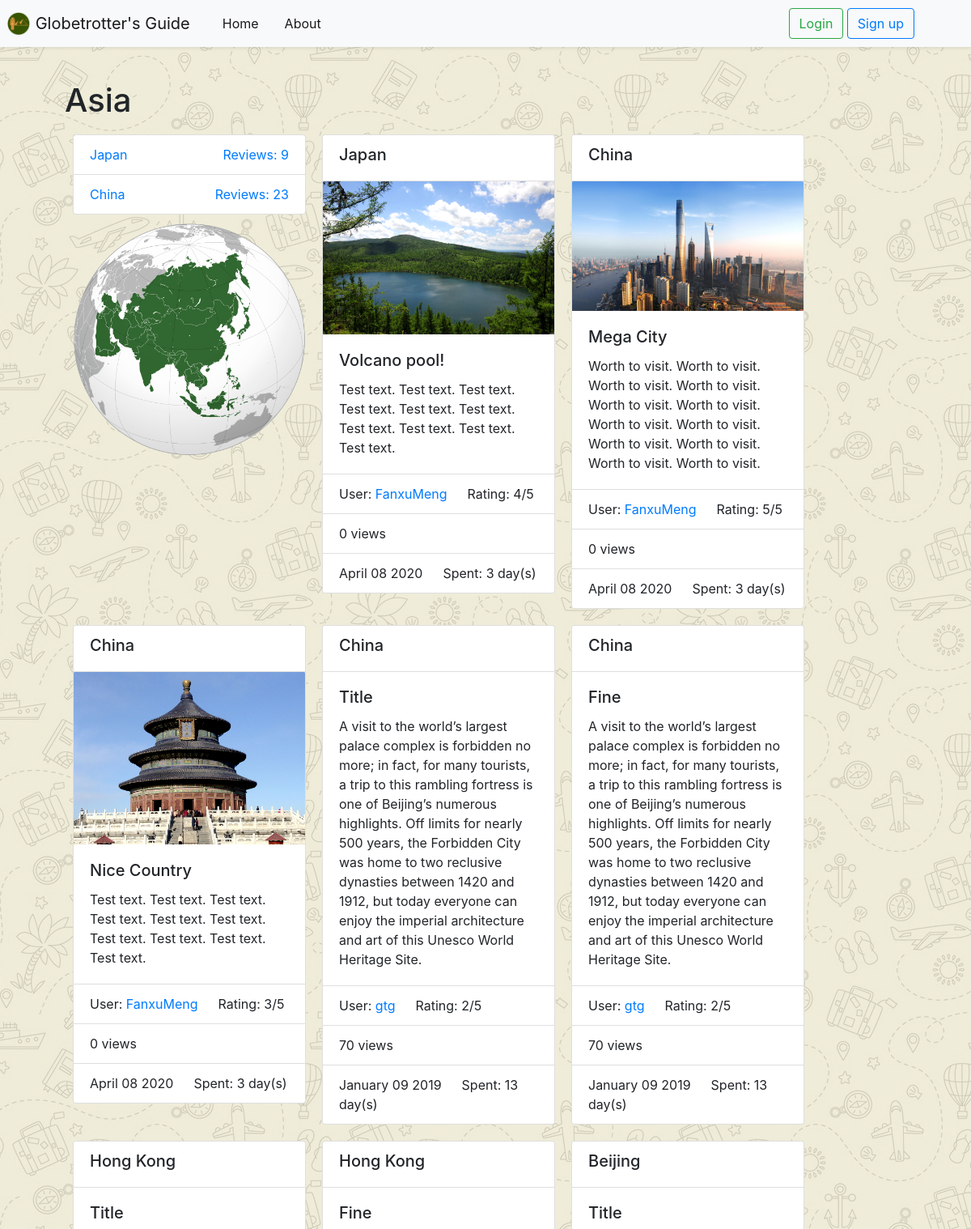
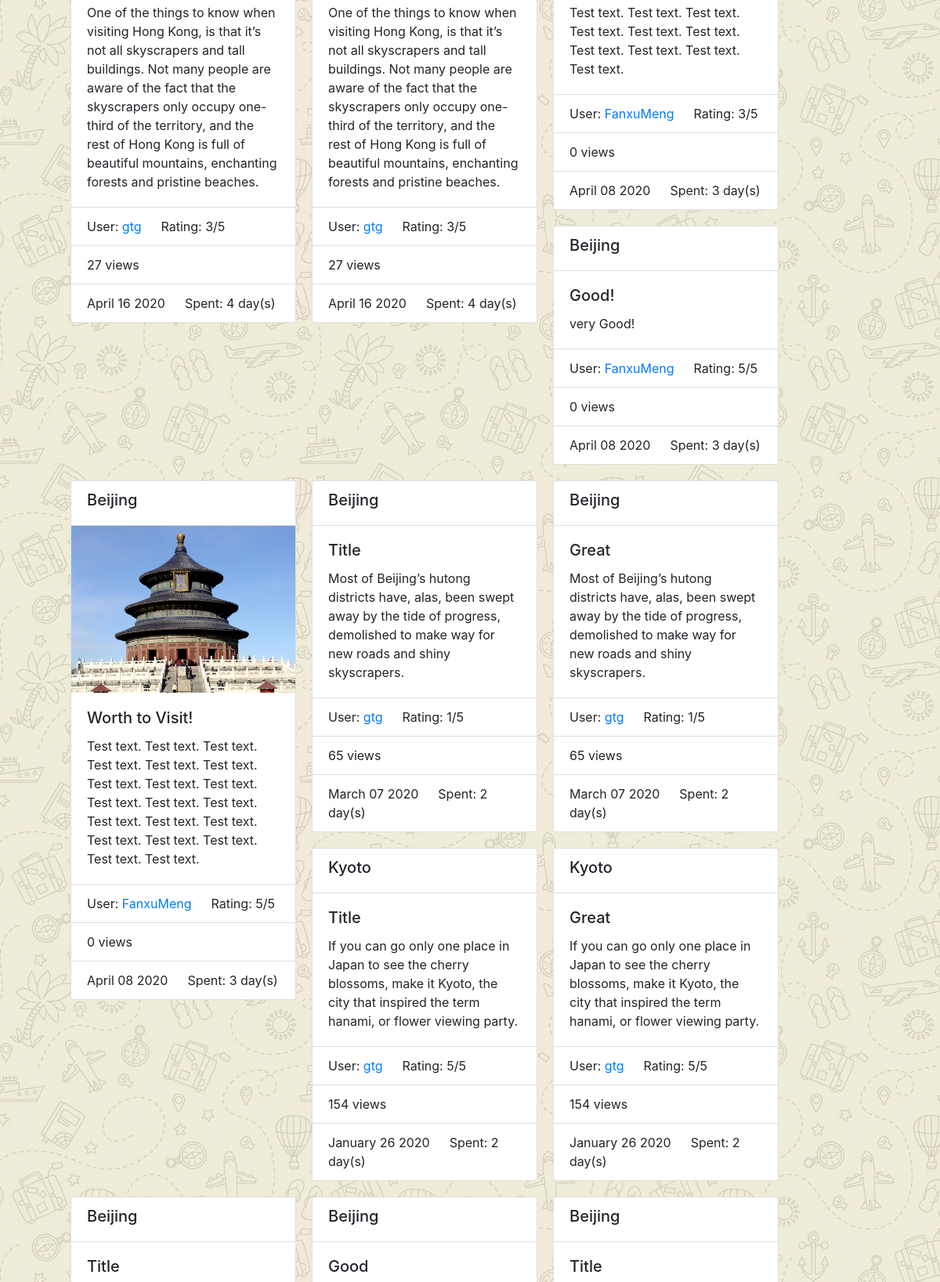
The page /GlobetrottersGuide/asia/ (upper part) on the database its author committed (2 pictures, top to bottom).
### GlobetrottersGuide/models.py (models this page shows, shortened)
class Continent(models.Model):
    NAME_MAX_LENGTH = 128
    name = models.CharField(max_length=128, unique=True)
    likes = models.IntegerField(default=0)
    views = models.IntegerField(default=0)
    slug = models.SlugField(unique=True)
    reviewNum = 0

class Country(models.Model):
    NAME_MAX_LENGTH = 128
    continent = models.ForeignKey(Continent, on_delete=models.CASCADE)
    name = models.CharField(max_length=128, unique=True)
    views = models.IntegerField(default=0)
    likes = models.IntegerField(default=0)
    flag = models.ImageField(upload_to='flags',blank=True)
    slug = models.SlugField(unique=True)
    reviewNum = 0
    class Meta:
        verbose_name_plural = 'Countries'

class countryReview(models.Model):
    TEXT_MAX_LENGTH = 2000
    RATING_CHOICES = (
        (1, '1'),
        (2, '2'),
        (3, '3'),
        (4, '4'),
        (5, '5'),
    )
    user = models.ForeignKey(User, on_delete=models.CASCADE)
    belong_country = models.ForeignKey(Country, on_delete=models.CASCADE)
    publish_date = models.DateTimeField('date published')
    views = models.IntegerField(default=0)
    likes = models.IntegerField(default=0)
    timeSpent = models.DurationField(blank=False)
    image = models.ImageField(upload_to='review_images', blank=True)
    title = models.CharField(max_length=128, default='Title')
    text = models.TextField(max_length=2000, blank=False)
    rating = models.IntegerField(choices=RATING_CHOICES)

class cityReview(models.Model):
    TEXT_MAX_LENGTH = 2000
    RATING_CHOICES = (
        (1, '1'),
        (2, '2'),
        (3, '3'),
        (4, '4'),
        (5, '5'),
    )
    user = models.ForeignKey(User, on_delete=models.CASCADE)
    belong_city = models.ForeignKey(City, on_delete=models.CASCADE)
    publish_date = models.DateTimeField('date published')
    views = models.IntegerField(default=0)
    likes = models.IntegerField(default=0)
    timeSpent = models.DurationField(blank=False)
    image = models.ImageField(upload_to='review_images', blank=True)
    title = models.CharField(max_length=128, default='Title')
    text = models.TextField(max_length=2000, blank=False)
    rating = models.IntegerField(choices=RATING_CHOICES)

class City(models.Model):
    NAME_MAX_LENGTH = 128
    country = models.ForeignKey(Country, on_delete=models.CASCADE)
    name = models.CharField(max_length=128, unique=True)
    views = models.IntegerField(default=0)
    likes = models.IntegerField(default=0)
    slug = models.SlugField(unique=True)
    reviewNum = 0
    def getCountrySlug(self):
        return self.country.slug
    class Meta:
        verbose_name_plural = 'Cities'

### GlobetrottersGuide/views.py (the view)
def home_continent(request,continent_name_slug):
    context_dict = {}
    try:
        continent = Continent.objects.get(slug=continent_name_slug)
        country_list = Country.objects.filter(continent=continent).order_by('-views')[:10]
        country_review_list = countryReview.objects.filter(belong_country__continent=continent).order_by('-publish_date')
        city_review_list = cityReview.objects.filter(belong_city__country__continent=continent).order_by('-publish_date')
        context_dict['continent'] = continent
        context_dict['countries'] = country_list
        context_dict['country_reviews'] = country_review_list
        context_dict['city_reviews'] = city_review_list
    except Country.DoesNotExist:
        context_dict['countries'] = None
        context_dict['reviews'] = None
    for country in country_list:
            country.reviewNum = getCountryReviewNum(country.slug)
    return render(request, 'GlobetrottersGuide/home_continent.html', context=context_dict)

### GlobetrottersGuide/views.py (called while the page is built)
def getCountryReviewNum(country_slug):
    count = 0
    for review in cityReview.objects.all():
        if review.belong_city.getCountrySlug() == country_slug:
            count+=1
    for review in countryReview.objects.all():
        if review.belong_country.slug == country_slug:
            count+=1
    return count

### templates/GlobetrottersGuide/home_continent.html
<!DOCTYPE html>
{% extends 'GlobetrottersGuide/base.html' %}
{% load staticfiles %}
{% load gtg_template_tags %}
{%block title_block %}
    <h1>{{ continent.name }}</h1>
{% endblock %}
{% block body_block %}
<div style="float:left;">
    <ul class="list-group" style="margin:10px;width:18rem;">
        {% if countries %}
            {% for country in countries %}
            <li class="list-group-item">
                <a href="{% url 'GlobetrottersGuide:country' continent.slug country.slug %}">{{ country.name }}
                    <span style="float:right">Reviews: {{ country.reviewNum }}</span>
                </a>
            </li>
            {% endfor %}
        {% else %}
            <li class="list-group-item">There is no country in database.</li>
        {% endif %}
    </ul>
    {% with 'continent/'|add:continent.slug|add:'-0.png' as img %}
        <div style="margin:10px;width:18rem;height:18rem;">
          <img src="{% static img %}" class="d-block w-100" alt="">
        </div>
    {% endwith %}
</div>
    {% if country_reviews or city_reviews %}
    {% for review in country_reviews %}
        <div class="card" style="width: 18rem;margin:10px;float:left;">
            <ul class="list-group list-group-flush">
                <li class="list-group-item">
                    <h5>{{ review.belong_country.name }}</h5>
                </li>
            </ul>
            {% if review.image %}
            <img src="{{ review.image.url }}" class="card-img-top" alt="No Image">
            {% endif %}
            <div class="card-body">
                <h5 class="card-title">{{ review.title }}</h5>
                <p class="card-text">{{ review.text }}</p>
            </div>
            <ul class="list-group list-group-flush">
                <li class="list-group-item">
                    User:
                    <a href="{% url 'GlobetrottersGuide:UserProfile' review.user.username %}">{{ review.user.username }}</a>
                    &emsp; Rating: {{ review.rating }}/5
                </li>
                <li class="list-group-item">{{ review.views }} views</li>
                <li class="list-group-item">{{ review.publish_date | date:"F d Y" }} &emsp; Spent: {{ review.timeSpent.days }} day(s)</li>
            </ul>
        </div>
    {% endfor %}
        {% for review in city_reviews %}
        <div class="card" style="width: 18rem;margin:10px;float:left;">
            <ul class="list-group list-group-flush">
                <li class="list-group-item">
                    <h5>{{ review.belong_city.name }}</h5>
                </li>
            </ul>
            {% if review.image %}
            <img src="{{ review.image.url }}" class="card-img-top" alt="No Image">
            {% endif %}
            <div class="card-body">
                <h5 class="card-title">{{ review.title }}</h5>
                <p class="card-text">{{ review.text }}</p>
            </div>
            <ul class="list-group list-group-flush">
                <li class="list-group-item">
                    User:
                    <a href="{% url 'GlobetrottersGuide:UserProfile' review.user.username %}">{{ review.user.username }}</a>
                    &emsp; Rating: {{ review.rating }}/5
                </li>
                <li class="list-group-item">{{ review.views }} views &emsp; </li>
                <li class="list-group-item">{{ review.publish_date | date:"F d Y" }} &emsp; Spent: {{ review.timeSpent.days }} day(s)</li>
            </ul>
        </div>
    {% endfor %}
    {% else %}
        <p style="float:left;margin:10px"><h2>No one has reviewed countries in this continent yet.</h2></p>
    {% endif %}
{% endblock %}

### static/css/base-style.css (style rules this page uses)
body { background-image: url("background-bwy.png"); background-color: #cccccc; }

### rows shown on the page
Continent: name "Asia"
Country: name "Japan", reviewNum "9"
Country: name "China", reviewNum "23"
countryReview: belong_country.name "Japan", image (picture), title "Volcano pool!", text "Test text. Test text. Test text. Test text. Test text. Test text. Test text. Test text. Test text. Test text.", user.username "FanxuMeng", rating "4", views "0", publish_date "April 08 2020", timeSpent.days "3"
countryReview: belong_country.name "China", image (picture), title "Mega City", text "Worth to visit. Worth to visit. Worth to visit. Worth to visit. Worth to visit. Worth to visit. Worth to visit. Worth to visit. Worth to visit. Worth to visit. Worth to visit. Worth to visit.", user.username "FanxuMeng", rating "5", views "0", publish_date "April 08 2020", timeSpent.days "3"
countryReview: belong_country.name "China", image (picture), title "Nice Country", text "Test text. Test text. Test text. Test text. Test text. Test text. Test text. Test text. Test text. Test text.", user.username "FanxuMeng", rating "3", views "0", publish_date "April 08 2020", timeSpent.days "3"
countryReview: belong_country.name "China", title "Title", text "A visit to the world’s largest palace complex is forbidden no more; in fact, for many tourists, a trip to this rambling fortress is one of Beijing’s numerous highlights. Off limits for nearly 500 years, the Forbidden City was home to two reclusive dynasties between 1420 and 1912, but today everyone can enjoy the imperial architecture and art of this Unesco World Heritage Site.", user.username "gtg", rating "2", views "70", publish_date "January 09 2019", timeSpent.days "13"
countryReview: belong_country.name "China", title "Fine", text "A visit to the world’s largest palace complex is forbidden no more; in fact, for many tourists, a trip to this rambling fortress is one of Beijing’s numerous highlights. Off limits for nearly 500 years, the Forbidden City was home to two reclusive dynasties between 1420 and 1912, but today everyone can enjoy the imperial architecture and art of this Unesco World Heritage Site.", user.username "gtg", rating "2", views "70", publish_date "January 09 2019", timeSpent.days "13"
cityReview: belong_city.name "Hong Kong", title "Title", text "One of the things to know when visiting Hong Kong, is that it’s not all skyscrapers and tall buildings. Not many people are aware of the fact that the skyscrapers only occupy one-third of the territory, and the rest of Hong Kong is full of beautiful mountains, enchanting forests and pristine beaches.", user.username "gtg", rating "3", views "27", publish_date "April 16 2020", timeSpent.days "4"
cityReview: belong_city.name "Hong Kong", title "Fine", text "One of the things to know when visiting Hong Kong, is that it’s not all skyscrapers and tall buildings. Not many people are aware of the fact that the skyscrapers only occupy one-third of the territory, and the rest of Hong Kong is full of beautiful mountains, enchanting forests and pristine beaches.", user.username "gtg", rating "3", views "27", publish_date "April 16 2020", timeSpent.days "4"
cityReview: belong_city.name "Beijing", title "Title", text "Test text. Test text. Test text. Test text. Test text. Test text. Test text. Test text. Test text. Test text.", user.username "FanxuMeng", rating "3", views "0", publish_date "April 08 2020", timeSpent.days "3"
cityReview: belong_city.name "Beijing", title "Good!", text "very Good!", user.username "FanxuMeng", rating "5", views "0", publish_date "April 08 2020", timeSpent.days "3"
cityReview: belong_city.name "Beijing", image (picture), title "Worth to Visit!", text "Test text. Test text. Test text. Test text. Test text. Test text. Test text. Test text. Test text. Test text. Test text. Test text. Test text. Test text. Test text. Test text. Test text. Test text. Test text. Test text.", user.username "FanxuMeng", rating "5", views "0", publish_date "April 08 2020", timeSpent.days "3"
cityReview: belong_city.name "Beijing", title "Title", text "Most of Beijing’s hutong districts have, alas, been swept away by the tide of progress, demolished to make way for new roads and shiny skyscrapers.", user.username "gtg", rating "1", views "65", publish_date "March 07 2020", timeSpent.days "2"
cityReview: belong_city.name "Beijing", title "Great", text "Most of Beijing’s hutong districts have, alas, been swept away by the tide of progress, demolished to make way for new roads and shiny skyscrapers.", user.username "gtg", rating "1", views "65", publish_date "March 07 2020", timeSpent.days "2"
cityReview: belong_city.name "Kyoto", title "Title", text "If you can go only one place in Japan to see the cherry blossoms, make it Kyoto, the city that inspired the term hanami, or flower viewing party.", user.username "gtg", rating "5", views "154", publish_date "January 26 2020", timeSpent.days "2"
cityReview: belong_city.name "Kyoto", title "Great", text "If you can go only one place in Japan to see the cherry blossoms, make it Kyoto, the city that inspired the term hanami, or flower viewing party.", user.username "gtg", rating "5", views "154", publish_date "January 26 2020", timeSpent.days "2"
cityReview: belong_city.name "Beijing", title "Title"
cityReview: belong_city.name "Beijing", title "Good"
cityReview: belong_city.name "Beijing", title "Title"
